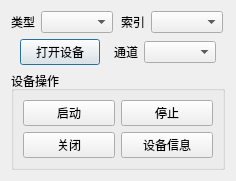
<?xml version="1.0" encoding="UTF-8"?>
<ui version="4.0">
 <class>DeviceManagerDialog</class>
 <widget class="QDialog" name="DeviceManagerDialog">
  <property name="geometry">
   <rect>
    <x>0</x>
    <y>0</y>
    <width>236</width>
    <height>161</height>
   </rect>
  </property>
  <property name="windowTitle">
   <string>Dialog</string>
  </property>
  <layout class="QGridLayout" name="gridLayout_2">
   <item row="0" column="0">
    <layout class="QHBoxLayout" name="horizontalLayout">
     <item>
      <widget class="QLabel" name="label">
       <property name="text">
        <string>类型</string>
       </property>
      </widget>
     </item>
     <item>
      <widget class="QComboBox" name="combo_device_type"/>
     </item>
     <item>
      <spacer name="horizontalSpacer_2">
       <property name="orientation">
        <enum>Qt::Horizontal</enum>
       </property>
       <property name="sizeHint" stdset="0">
        <size>
         <width>575</width>
         <height>20</height>
        </size>
       </property>
      </spacer>
     </item>
     <item>
      <widget class="QLabel" name="label_2">
       <property name="text">
        <string>索引</string>
       </property>
      </widget>
     </item>
     <item>
      <widget class="QComboBox" name="combo_device_index"/>
     </item>
     <item>
      <spacer name="horizontalSpacer_4">
       <property name="orientation">
        <enum>Qt::Horizontal</enum>
       </property>
       <property name="sizeHint" stdset="0">
        <size>
         <width>575</width>
         <height>20</height>
        </size>
       </property>
      </spacer>
     </item>
    </layout>
   </item>
   <item row="1" column="0">
    <layout class="QHBoxLayout" name="horizontalLayout_2">
     <item>
      <spacer name="horizontalSpacer_3">
       <property name="orientation">
        <enum>Qt::Horizontal</enum>
       </property>
       <property name="sizeHint" stdset="0">
        <size>
         <width>575</width>
         <height>20</height>
        </size>
       </property>
      </spacer>
     </item>
     <item>
      <widget class="QPushButton" name="btn_open_device">
       <property name="text">
        <string>打开设备</string>
       </property>
      </widget>
     </item>
     <item>
      <spacer name="horizontalSpacer">
       <property name="orientation">
        <enum>Qt::Horizontal</enum>
       </property>
       <property name="sizeHint" stdset="0">
        <size>
         <width>575</width>
         <height>20</height>
        </size>
       </property>
      </spacer>
     </item>
     <item>
      <widget class="QLabel" name="lab_channel">
       <property name="text">
        <string>通道</string>
       </property>
      </widget>
     </item>
     <item>
      <widget class="QComboBox" name="combo_channel_index"/>
     </item>
     <item>
      <spacer name="horizontalSpacer_5">
       <property name="orientation">
        <enum>Qt::Horizontal</enum>
       </property>
       <property name="sizeHint" stdset="0">
        <size>
         <width>575</width>
         <height>20</height>
        </size>
       </property>
      </spacer>
     </item>
    </layout>
   </item>
   <item row="2" column="0">
    <widget class="QGroupBox" name="groupBox">
     <property name="title">
      <string>设备操作</string>
     </property>
     <layout class="QGridLayout" name="gridLayout">
      <item row="0" column="0">
       <widget class="QPushButton" name="btn_start_device">
        <property name="text">
         <string>启动</string>
        </property>
       </widget>
      </item>
      <item row="0" column="1">
       <widget class="QPushButton" name="btn_stop_device">
        <property name="text">
         <string>停止</string>
        </property>
       </widget>
      </item>
      <item row="1" column="0">
       <widget class="QPushButton" name="btn_close_device">
        <property name="text">
         <string>关闭</string>
        </property>
       </widget>
      </item>
      <item row="1" column="1">
       <widget class="QPushButton" name="btn_device_info">
        <property name="text">
         <string>设备信息</string>
        </property>
       </widget>
      </item>
     </layout>
    </widget>
   </item>
  </layout>
 </widget>
 <resources/>
 <connections/>
</ui>
